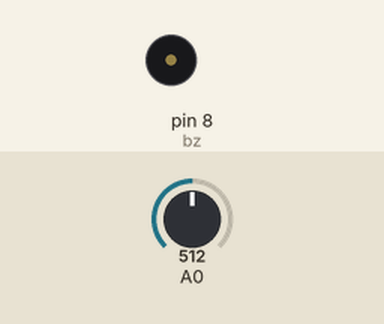
This sketch was run on a simulated Arduino Uno, built with avr-gcc and run on an emulated ATmega328P. Parts: buzzer (waves = sounding). The test bench sets the inputs (shaded band); at power-on: A0 = 512.

Above: at 1.3 s.
1.4 s: A0 set to 122
At 2.3 s:
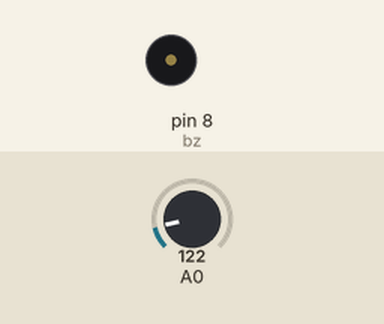
4.4 s: A0 set to 511
At 4.83 s:
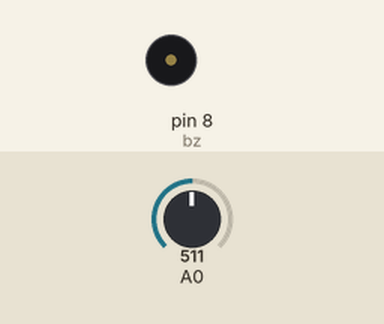
Timing chart, 0 to 13.4 s (numbered marks = the images above; inputs shaded):
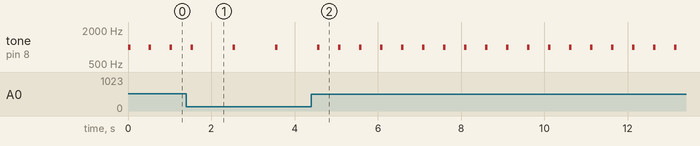

Measured:
- after the input at 1.4 s, tone on pin 8 (bz): alternates 1000 Hz for 0.06 s and silent for 0.96 s, starting after 1.1 s
- after the input at 4.4 s, tone on pin 8 (bz): alternates 1000 Hz for 0.06 s and silent for 0.44 s, starting after 0.65 s
- by itself, tone on pin 8 (bz): alternates 1000 Hz for 0.06 s and silent for 0.44 s

The sketch:

Projeto_109_Metronomo.ino
```cpp
// Projeto 109 - Metrônomo
// Arduino Uno | Arduino Neon Lab

int bz=8;
 void setup(){}
 void loop(){
   int bpm = map(analogRead(A0),0,1023,40,200);
   int intervalo = 60000 / bpm;
   tone(bz,1000,60);
   delay(intervalo);
 }
```
